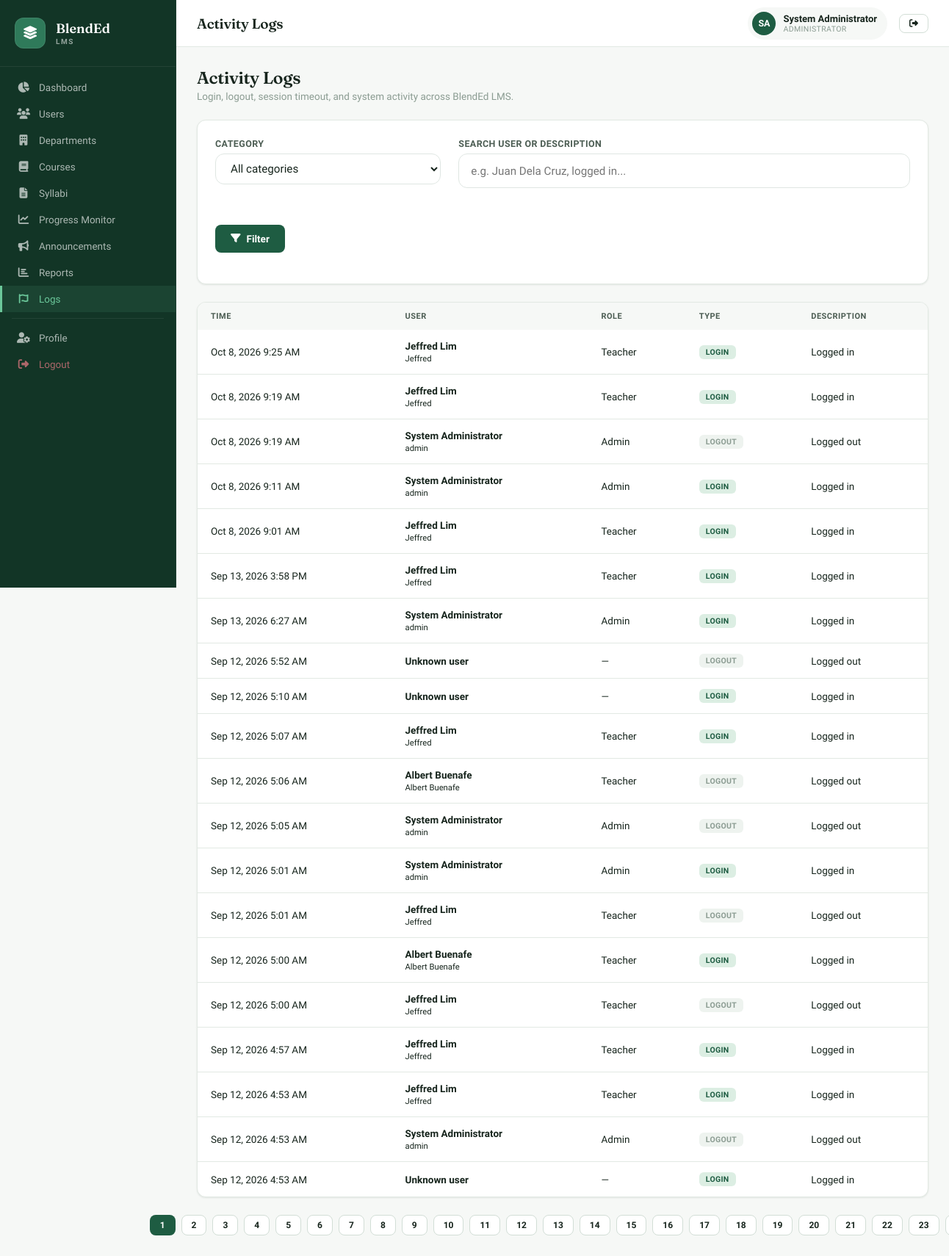
The app's page /admin/logs.php (signed in), older data.
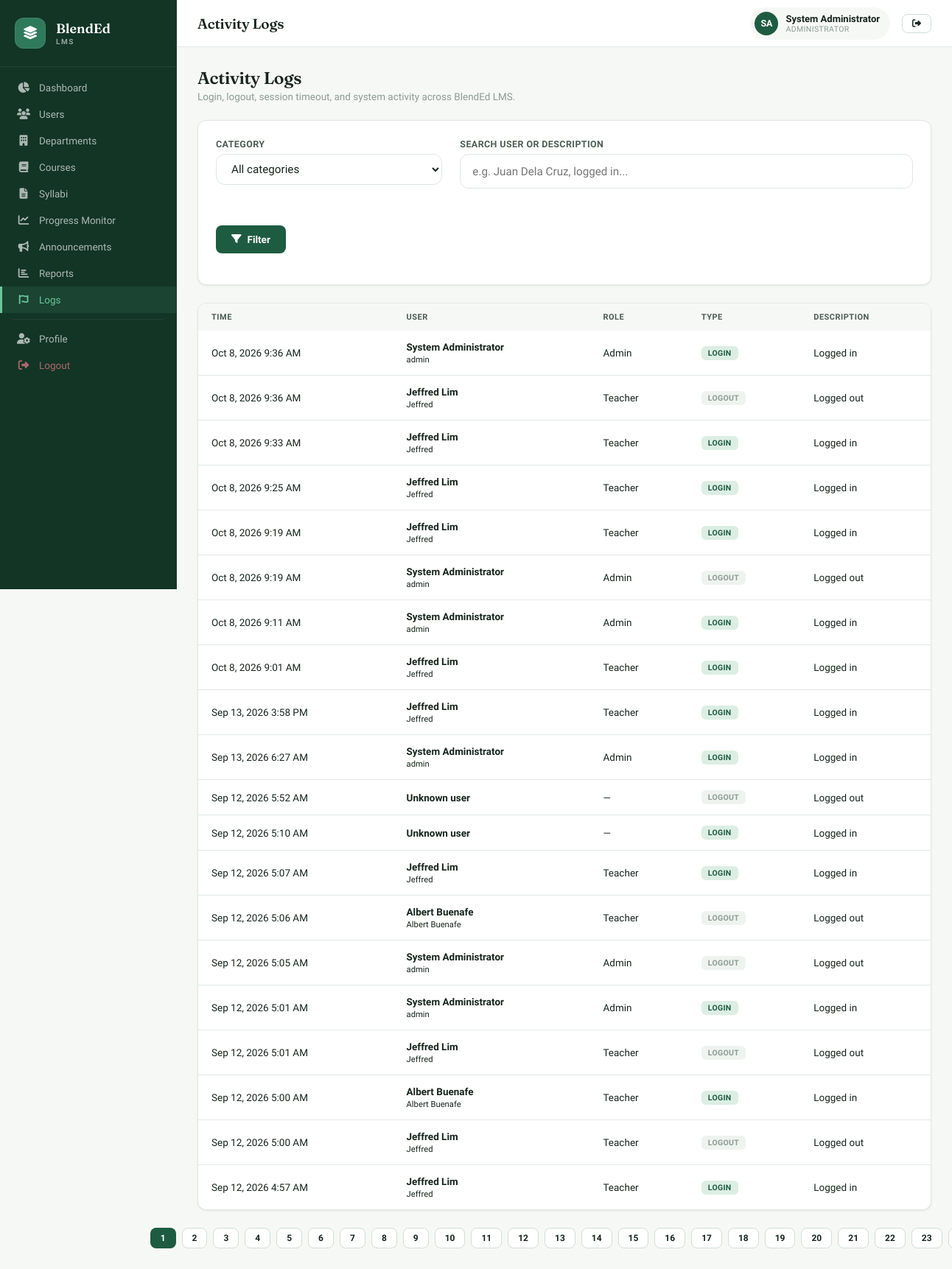
The same page, newer data.
### tables this page shows
CREATE TABLE `activity_logs` (
  `id` int NOT NULL AUTO_INCREMENT,
  `user_id` int NOT NULL,
  `description` varchar(255) NOT NULL,
  `category` varchar(50) NOT NULL,
  `created_at` timestamp NOT NULL DEFAULT CURRENT_TIMESTAMP,
  PRIMARY KEY (`id`),
  KEY `idx_activity_user` (`user_id`),
  KEY `idx_activity_category` (`category`),
  KEY `idx_activity_created` (`created_at`)
);

CREATE TABLE `users` (
  `id` int NOT NULL AUTO_INCREMENT,
  `username` varchar(50) NOT NULL,
  `password` varchar(255) NOT NULL,
  `full_name` varchar(100) NOT NULL,
  `email` varchar(100) NOT NULL,
  `role` enum('admin','teacher','student') NOT NULL,
  `profile_pic` varchar(255) DEFAULT NULL,
  `status` enum('active','inactive') DEFAULT 'active',
  `created_at` timestamp NOT NULL DEFAULT CURRENT_TIMESTAMP,
  `updated_at` timestamp NOT NULL DEFAULT CURRENT_TIMESTAMP ON UPDATE CURRENT_TIMESTAMP,
  PRIMARY KEY (`id`),
  UNIQUE KEY `username` (`username`),
  UNIQUE KEY `email` (`email`)
);

### admin/logs.php (the view, shortened to what this page needs)
<?php
require_once '../includes/config.php';
$pageTitle = 'Activity Logs';
$category = $_GET['category'] ?? '';
$search   = trim($_GET['search'] ?? '');
$page     = max(1, (int)($_GET['page'] ?? 1));
$perPage  = 20;
$offset   = ($page - 1) * $perPage;
$where  = [];
$params = [];
$types  = '';
$whereSql = $where ? ('WHERE ' . implode(' AND ', $where)) : '';
$countSql = "SELECT COUNT(*) as c FROM activity_logs al LEFT JOIN users u ON al.user_id = u.id $whereSql";
$countStmt = $conn->prepare($countSql);
$countStmt->execute();
$totalLogs = (int)$countStmt->get_result()->fetch_assoc()['c'];
$totalPages = max(1, ceil($totalLogs / $perPage));
$sql = "
    SELECT al.*, u.full_name, u.username, u.role
    FROM activity_logs al
    LEFT JOIN users u ON al.user_id = u.id
    $whereSql
    ORDER BY al.created_at DESC
    LIMIT ? OFFSET ?
";
$stmt = $conn->prepare($sql);
$bindTypes = $types . 'ii';
$bindParams = array_merge($params, [$perPage, $offset]);
$stmt->bind_param($bindTypes, ...$bindParams);
$stmt->execute();
$logs = $stmt->get_result()->fetch_all(MYSQLI_ASSOC);
function logBadge($category, $description) {
    if ($category === 'Authentication') {
        $desc = strtolower($description);
        if (strpos($desc, 'logged out') !== false || strpos($desc, 'logout') !== false) {
            return ['Logout', 'badge-gray'];
        }
        if (strpos($desc, 'logged in') !== false || strpos($desc, 'login') !== false) {
            return ['Login', 'badge-green'];
        }
    }
    return [$category, 'badge-gray'];
}
?>
<?php require_once '../includes/header.php'; ?>
<div class="app-layout">
<?php require_once '../includes/sidebar.php'; ?>
<div class="main-content">
<?php require_once '../includes/topbar.php'; ?>
<div class="page-content">
<div class="page-header">
    <div class="page-header-left"><h2>Activity Logs</h2><p>Login, logout, session timeout, and system activity across BlendEd LMS.</p></div>
</div>
<div class="card filter-card" style="margin-bottom:1.5rem; padding:1.5rem;">
    <form method="GET" class="filter-grid" style="display:grid; grid-template-columns:1fr 2fr; gap:1.5rem;">
        <div class="form-group">
            <label class="filter-label">Category</label>
            <select name="category" class="form-control filter-select" onchange="this.form.submit()">
                <option value="">All categories</option>
            </select>
        </div>
        <div class="form-group">
            <label class="filter-label">Search user or description</label>
            <input type="text" name="search" value="<?php echo htmlspecialchars($search); ?>" placeholder="e.g. Juan Dela Cruz, logged in..." class="form-control filter-input">
        </div>
        <div class="form-group" style="grid-column:1 / -1; display:flex; gap:.75rem; margin-top:.5rem;">
            <button type="submit" class="btn btn-primary"><i class="fas fa-filter"></i> Filter</button>
        </div>
    </form>
</div>
<div class="card">
    <div class="table-wrap">
        <table>
            <thead>
                <tr>
                    <th>Time</th>
                    <th>User</th>
                    <th>Role</th>
                    <th>Type</th>
                    <th>Description</th>
                </tr>
            </thead>
            <tbody>
            <?php foreach ($logs as $log): ?>
                <?php [$badgeLabel, $badgeClass] = logBadge($log['category'], $log['description']); ?>
                <tr>
                    <td style="white-space:nowrap;"><?php echo date('M j, Y g:i A', strtotime($log['created_at'])); ?></td>
                    <td style="white-space:nowrap;">
                        <strong><?php echo htmlspecialchars($log['full_name'] ?? 'Unknown user'); ?></strong><br>
                        <small><?php echo htmlspecialchars($log['username'] ?? ''); ?></small>
                    </td>
                    <td style="white-space:nowrap;"><?php echo htmlspecialchars(ucfirst($log['role'] ?? '—')); ?></td>
                    <td><span class="badge <?php echo $badgeClass; ?>"><?php echo htmlspecialchars($badgeLabel); ?></span></td>
                    <td><?php echo htmlspecialchars($log['description']); ?></td>
                </tr>
            <?php endforeach; ?>
            </tbody>
        </table>
    </div>
</div>
<?php if ($totalPages > 1): ?>
    <div class="pagination" style="display:flex; justify-content:center; gap:.5rem; margin-top:1.5rem;">
        <?php for ($p = 1; $p <= $totalPages; $p++): ?>
            <a href="?category=<?php echo urlencode($category); ?>&search=<?php echo urlencode($search); ?>&page=<?php echo $p; ?>"
               class="btn <?php echo $p === $page ? 'btn-primary' : 'btn-secondary'; ?> btn-sm">
                <?php echo $p; ?>
            </a>
        <?php endfor; ?>
    </div>
<?php endif; ?>
</div></div></div>
</body>
</html>

### includes/header.php (shortened to what this page needs)
<!DOCTYPE html>
<html lang="en">
<head>
<link rel="stylesheet" href="https://cdnjs.cloudflare.com/ajax/libs/font-awesome/6.5.0/css/all.min.css">
<link rel="stylesheet" href="<?= BASE_URL ?>assets/css/style.css">
<link rel="stylesheet" href="https://cdn.jsdelivr.net/npm/sweetalert2@11/dist/sweetalert2.min.css">
</head>
<body>

### includes/sidebar.php (shortened to what this page needs)
<?php
$role = $_SESSION['role'];
$baseUrl = BASE_URL;
?>
<aside class="sidebar" id="sidebar">
    <div class="sidebar-brand">
        <div class="brand-icon"><i class="fas fa-layer-group"></i></div>
        <div class="brand-text">
            <span class="brand-name">BlendEd</span>
            <span class="brand-sub">LMS</span>
        </div>
    </div>
    <nav class="sidebar-nav">
        <?php if ($role === 'admin'): ?>
        <a href="<?= $baseUrl ?>admin/dashboard.php" class="nav-item <?= strpos($_SERVER['PHP_SELF'],'admin/dashboard') !== false ? 'active' : '' ?>">
            <i class="fas fa-chart-pie"></i><span>Dashboard</span></a>
        <a href="<?= $baseUrl ?>admin/users.php" class="nav-item <?= strpos($_SERVER['PHP_SELF'],'users') !== false ? 'active' : '' ?>">
            <i class="fas fa-users"></i><span>Users</span></a>
        <a href="<?= $baseUrl ?>admin/departments.php" class="nav-item <?= strpos($_SERVER['PHP_SELF'],'departments') !== false ? 'active' : '' ?>">
            <i class="fas fa-building"></i><span>Departments</span></a>
        <a href="<?= $baseUrl ?>admin/courses.php" class="nav-item <?= strpos($_SERVER['PHP_SELF'],'courses') !== false ? 'active' : '' ?>">
            <i class="fas fa-book"></i><span>Courses</span></a>
        <a href="<?= $baseUrl ?>admin/syllabi.php" class="nav-item <?= strpos($_SERVER['PHP_SELF'],'admin/syllabi') !== false ? 'active' : '' ?>">
            <i class="fas fa-file-alt"></i><span>Syllabi</span></a>
        <a href="<?= $baseUrl ?>admin/monitoring.php" class="nav-item <?= strpos($_SERVER['PHP_SELF'],'monitoring') !== false ? 'active' : '' ?>">
            <i class="fas fa-chart-line"></i><span>Progress Monitor</span></a>
        <a href="<?= $baseUrl ?>admin/announcements.php" class="nav-item <?= strpos($_SERVER['PHP_SELF'],'announcements') !== false ? 'active' : '' ?>">
            <i class="fas fa-bullhorn"></i><span>Announcements</span></a>
        <a href="<?= $baseUrl ?>admin/reports.php" class="nav-item <?= strpos($_SERVER['PHP_SELF'],'reports') !== false ? 'active' : '' ?>">
            <i class="fas fa-chart-bar"></i><span>Reports</span></a>
        <a href="<?= $baseUrl ?>admin/logs.php" class="nav-item <?= strpos($_SERVER['PHP_SELF'],'logs') !== false ? 'active' : '' ?>">
            <i class="fa-solid fa-font-awesome"></i><span>Logs</span></a>
        <?php endif; ?>
        <div class="nav-divider"></div>
        <a href="<?= $baseUrl ?>profile.php" class="nav-item">
            <i class="fas fa-user-cog"></i><span>Profile</span></a>
        <a href="<?= $baseUrl ?>logout.php" class="nav-item nav-logout">
            <i class="fas fa-sign-out-alt"></i><span>Logout</span></a>
    </nav>
</aside>

### includes/topbar.php (shortened to what this page needs)
<?php
$roleLabel = ['admin'=>'Administrator','teacher'=>'Teacher','student'=>'Student'];
$r = $_SESSION['role'] ?? 'student';
$rawName = trim($_SESSION['full_name'] ?? '');
$nameWords = preg_split('/[\s,]+/', $rawName, -1, PREG_SPLIT_NO_EMPTY);
$initials = '';
foreach ($nameWords as $w) {
    if (!empty($w)) {
        $initials .= strtoupper($w[0]);
    }
}
$initials = substr($initials, 0, 2);
?>
<header class="topbar">
    <div class="topbar-left">
        <span class="topbar-title"><?= $pageTitle ?? 'Dashboard' ?></span>
    </div>
    <div class="topbar-right">
        <div class="user-badge">
            <div class="user-avatar"><?= $initials ?></div>
            <div>
                <div class="user-name"><?= htmlspecialchars($_SESSION['full_name']) ?></div>
                <div class="user-role"><?= $roleLabel[$r] ?></div>
            </div>
        </div>
        <a href="<?= BASE_URL ?>logout.php" class="btn btn-secondary btn-sm"><i class="fas fa-sign-out-alt"></i></a>
    </div>
</header>

### includes/sidebar.php (style rules this page uses)
.sidebar-brand { display: flex; align-items: center; gap: 14px; padding: 24px 20px; border-bottom: 1px solid rgba(255,255,255,.07); }
.brand-icon { width: 42px; height: 42px; background: var(--primary-mid); border-radius: 12px; display: flex; align-items: center; justify-content: center; font-size: 18px; color: white; }
.brand-text { display: flex; flex-direction: column; justify-content: center; }
.brand-name { font-family: var(--font-display); font-size: 18px; font-weight: 600; color: white; line-height: 1.2; }
.brand-sub { font-size: 10px; opacity: 0.55; letter-spacing: 1.5px; text-transform: uppercase; font-weight: 700; margin-top: 2px; }

### admin/logs.php (style rules this page uses)
.filter-label { display:block; font-size:.72rem; font-weight:700; letter-spacing:.06em; text-transform:uppercase; color:#6b7c73; margin-bottom:.5rem; }
.filter-select, .filter-input { width:100%; border:1.5px solid #dfe6e2; border-radius:12px; padding:.85rem 1rem; font-size:.95rem; background:#fff; }

Row changes from the older to the newer data that the page shows:
no longer on this page (row unchanged): activity_logs: created_at "Sep 12, 2026 4:53 AM", user.full_name "Jeffred Lim", user.username "Jeffred", user.role "Teacher", badgeLabel "LOGIN", description "Logged in"
no longer on this page (row unchanged): activity_logs: created_at "Sep 12, 2026 4:53 AM", user.full_name "System Administrator", user.username "admin", user.role "Admin", badgeLabel "LOGOUT", description "Logged out"
no longer on this page (row unchanged): activity_logs: created_at "Sep 12, 2026 4:53 AM", full_name "Unknown user", role "—", badgeLabel "LOGIN", description "Logged in"
added activity_logs: created_at "Oct 8, 2026 9:36 AM", user.full_name "System Administrator", user.username "admin", user.role "Admin", badgeLabel "LOGIN", description "Logged in"
added activity_logs: created_at "Oct 8, 2026 9:36 AM", user.full_name "Jeffred Lim", user.username "Jeffred", user.role "Teacher", badgeLabel "LOGOUT", description "Logged out"
added activity_logs: created_at "Oct 8, 2026 9:33 AM", user.full_name "Jeffred Lim", user.username "Jeffred", user.role "Teacher", badgeLabel "LOGIN", description "Logged in"
